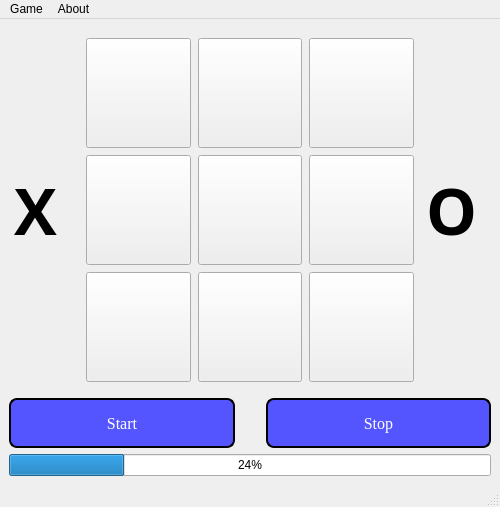
<?xml version="1.0" encoding="UTF-8"?>
<ui version="4.0">
 <class>MainWindow</class>
 <widget class="QMainWindow" name="MainWindow">
  <property name="geometry">
   <rect>
    <x>0</x>
    <y>0</y>
    <width>500</width>
    <height>507</height>
   </rect>
  </property>
  <property name="minimumSize">
   <size>
    <width>500</width>
    <height>500</height>
   </size>
  </property>
  <property name="maximumSize">
   <size>
    <width>1000</width>
    <height>1000</height>
   </size>
  </property>
  <property name="windowTitle">
   <string>MainWindow</string>
  </property>
  <widget class="QWidget" name="centralwidget">
   <layout class="QVBoxLayout" name="verticalLayout_3">
    <item>
     <layout class="QHBoxLayout" name="horizontalLayout_5">
      <property name="spacing">
       <number>7</number>
      </property>
      <property name="leftMargin">
       <number>5</number>
      </property>
      <property name="topMargin">
       <number>5</number>
      </property>
      <property name="rightMargin">
       <number>5</number>
      </property>
      <property name="bottomMargin">
       <number>5</number>
      </property>
      <item>
       <widget class="QLabel" name="lblLeftGamer">
        <property name="minimumSize">
         <size>
          <width>60</width>
          <height>200</height>
         </size>
        </property>
        <property name="maximumSize">
         <size>
          <width>80</width>
          <height>800</height>
         </size>
        </property>
        <property name="font">
         <font>
          <family>Script MT Bold</family>
          <pointsize>48</pointsize>
          <weight>75</weight>
          <bold>true</bold>
         </font>
        </property>
        <property name="text">
         <string>X</string>
        </property>
       </widget>
      </item>
      <item>
       <layout class="QVBoxLayout" name="verticalLayout">
        <property name="leftMargin">
         <number>5</number>
        </property>
        <property name="topMargin">
         <number>5</number>
        </property>
        <property name="rightMargin">
         <number>5</number>
        </property>
        <property name="bottomMargin">
         <number>5</number>
        </property>
        <item>
         <layout class="QHBoxLayout" name="horizontalLayout">
          <item>
           <widget class="QPushButton" name="btnOne">
            <property name="sizePolicy">
             <sizepolicy hsizetype="Preferred" vsizetype="Preferred">
              <horstretch>0</horstretch>
              <verstretch>0</verstretch>
             </sizepolicy>
            </property>
            <property name="minimumSize">
             <size>
              <width>80</width>
              <height>80</height>
             </size>
            </property>
            <property name="maximumSize">
             <size>
              <width>200</width>
              <height>200</height>
             </size>
            </property>
            <property name="font">
             <font>
              <family>Times New Roman</family>
              <pointsize>36</pointsize>
             </font>
            </property>
            <property name="text">
             <string/>
            </property>
           </widget>
          </item>
          <item>
           <widget class="QPushButton" name="btnTwo">
            <property name="sizePolicy">
             <sizepolicy hsizetype="Preferred" vsizetype="Preferred">
              <horstretch>0</horstretch>
              <verstretch>0</verstretch>
             </sizepolicy>
            </property>
            <property name="minimumSize">
             <size>
              <width>80</width>
              <height>80</height>
             </size>
            </property>
            <property name="maximumSize">
             <size>
              <width>200</width>
              <height>200</height>
             </size>
            </property>
            <property name="font">
             <font>
              <family>Times New Roman</family>
              <pointsize>36</pointsize>
             </font>
            </property>
            <property name="text">
             <string/>
            </property>
           </widget>
          </item>
          <item>
           <widget class="QPushButton" name="btnThree">
            <property name="sizePolicy">
             <sizepolicy hsizetype="Preferred" vsizetype="Preferred">
              <horstretch>0</horstretch>
              <verstretch>0</verstretch>
             </sizepolicy>
            </property>
            <property name="minimumSize">
             <size>
              <width>80</width>
              <height>80</height>
             </size>
            </property>
            <property name="maximumSize">
             <size>
              <width>200</width>
              <height>200</height>
             </size>
            </property>
            <property name="font">
             <font>
              <family>Times New Roman</family>
              <pointsize>36</pointsize>
             </font>
            </property>
            <property name="text">
             <string/>
            </property>
           </widget>
          </item>
         </layout>
        </item>
        <item>
         <layout class="QHBoxLayout" name="horizontalLayout_2">
          <item>
           <widget class="QPushButton" name="btnFour">
            <property name="sizePolicy">
             <sizepolicy hsizetype="Preferred" vsizetype="Preferred">
              <horstretch>0</horstretch>
              <verstretch>0</verstretch>
             </sizepolicy>
            </property>
            <property name="minimumSize">
             <size>
              <width>80</width>
              <height>80</height>
             </size>
            </property>
            <property name="maximumSize">
             <size>
              <width>200</width>
              <height>200</height>
             </size>
            </property>
            <property name="font">
             <font>
              <family>Times New Roman</family>
              <pointsize>36</pointsize>
             </font>
            </property>
            <property name="text">
             <string/>
            </property>
           </widget>
          </item>
          <item>
           <widget class="QPushButton" name="btnFive">
            <property name="sizePolicy">
             <sizepolicy hsizetype="Preferred" vsizetype="Preferred">
              <horstretch>0</horstretch>
              <verstretch>0</verstretch>
             </sizepolicy>
            </property>
            <property name="minimumSize">
             <size>
              <width>80</width>
              <height>80</height>
             </size>
            </property>
            <property name="maximumSize">
             <size>
              <width>200</width>
              <height>200</height>
             </size>
            </property>
            <property name="font">
             <font>
              <family>Times New Roman</family>
              <pointsize>36</pointsize>
             </font>
            </property>
            <property name="text">
             <string/>
            </property>
           </widget>
          </item>
          <item>
           <widget class="QPushButton" name="btnSix">
            <property name="sizePolicy">
             <sizepolicy hsizetype="Preferred" vsizetype="Preferred">
              <horstretch>0</horstretch>
              <verstretch>0</verstretch>
             </sizepolicy>
            </property>
            <property name="minimumSize">
             <size>
              <width>80</width>
              <height>80</height>
             </size>
            </property>
            <property name="maximumSize">
             <size>
              <width>200</width>
              <height>200</height>
             </size>
            </property>
            <property name="font">
             <font>
              <family>Times New Roman</family>
              <pointsize>36</pointsize>
             </font>
            </property>
            <property name="text">
             <string/>
            </property>
           </widget>
          </item>
         </layout>
        </item>
        <item>
         <layout class="QHBoxLayout" name="horizontalLayout_3">
          <item>
           <widget class="QPushButton" name="btnSeven">
            <property name="sizePolicy">
             <sizepolicy hsizetype="Preferred" vsizetype="Preferred">
              <horstretch>0</horstretch>
              <verstretch>0</verstretch>
             </sizepolicy>
            </property>
            <property name="minimumSize">
             <size>
              <width>80</width>
              <height>80</height>
             </size>
            </property>
            <property name="maximumSize">
             <size>
              <width>200</width>
              <height>200</height>
             </size>
            </property>
            <property name="font">
             <font>
              <family>Times New Roman</family>
              <pointsize>36</pointsize>
             </font>
            </property>
            <property name="text">
             <string/>
            </property>
           </widget>
          </item>
          <item>
           <widget class="QPushButton" name="btnEight">
            <property name="sizePolicy">
             <sizepolicy hsizetype="Preferred" vsizetype="Preferred">
              <horstretch>0</horstretch>
              <verstretch>0</verstretch>
             </sizepolicy>
            </property>
            <property name="minimumSize">
             <size>
              <width>80</width>
              <height>80</height>
             </size>
            </property>
            <property name="maximumSize">
             <size>
              <width>200</width>
              <height>200</height>
             </size>
            </property>
            <property name="font">
             <font>
              <family>Times New Roman</family>
              <pointsize>36</pointsize>
             </font>
            </property>
            <property name="text">
             <string/>
            </property>
           </widget>
          </item>
          <item>
           <widget class="QPushButton" name="btnNine">
            <property name="sizePolicy">
             <sizepolicy hsizetype="Preferred" vsizetype="Preferred">
              <horstretch>0</horstretch>
              <verstretch>0</verstretch>
             </sizepolicy>
            </property>
            <property name="minimumSize">
             <size>
              <width>80</width>
              <height>80</height>
             </size>
            </property>
            <property name="maximumSize">
             <size>
              <width>200</width>
              <height>200</height>
             </size>
            </property>
            <property name="font">
             <font>
              <family>Times New Roman</family>
              <pointsize>36</pointsize>
             </font>
            </property>
            <property name="text">
             <string/>
            </property>
           </widget>
          </item>
         </layout>
        </item>
       </layout>
      </item>
      <item>
       <widget class="QLabel" name="lblRightGamer">
        <property name="minimumSize">
         <size>
          <width>60</width>
          <height>200</height>
         </size>
        </property>
        <property name="maximumSize">
         <size>
          <width>80</width>
          <height>800</height>
         </size>
        </property>
        <property name="font">
         <font>
          <family>Script MT Bold</family>
          <pointsize>48</pointsize>
          <weight>75</weight>
          <bold>true</bold>
         </font>
        </property>
        <property name="text">
         <string>O</string>
        </property>
       </widget>
      </item>
     </layout>
    </item>
    <item>
     <layout class="QVBoxLayout" name="verticalLayout_2">
      <item>
       <layout class="QHBoxLayout" name="horizontalLayout_4">
        <item>
         <widget class="QPushButton" name="startBtn">
          <property name="minimumSize">
           <size>
            <width>120</width>
            <height>50</height>
           </size>
          </property>
          <property name="maximumSize">
           <size>
            <width>250</width>
            <height>50</height>
           </size>
          </property>
          <property name="font">
           <font>
            <family>Times New Roman</family>
            <pointsize>12</pointsize>
           </font>
          </property>
          <property name="styleSheet">
           <string notr="true">QPushButton
{
background-color: rgb(85, 85, 255);
	color: rgb(255, 255, 255);
  border:2px solid rgb(0, 0, 0);
border-radius:8px;
}
QPushButton:hover
{
background-color: rgb(255, 255, 255);
	color: rgb(85, 0, 255);
  border:2px solid rgb(0, 0, 0);
border-radius:12px;
}
</string>
          </property>
          <property name="text">
           <string>Start</string>
          </property>
         </widget>
        </item>
        <item>
         <spacer name="horizontalSpacer">
          <property name="orientation">
           <enum>Qt::Horizontal</enum>
          </property>
          <property name="sizeType">
           <enum>QSizePolicy::Fixed</enum>
          </property>
          <property name="sizeHint" stdset="0">
           <size>
            <width>25</width>
            <height>20</height>
           </size>
          </property>
         </spacer>
        </item>
        <item>
         <widget class="QPushButton" name="stopBtn">
          <property name="minimumSize">
           <size>
            <width>120</width>
            <height>50</height>
           </size>
          </property>
          <property name="maximumSize">
           <size>
            <width>250</width>
            <height>50</height>
           </size>
          </property>
          <property name="font">
           <font>
            <family>Times New Roman</family>
            <pointsize>12</pointsize>
           </font>
          </property>
          <property name="styleSheet">
           <string notr="true">QPushButton
{
background-color: rgb(85, 85, 255);
	color: rgb(255, 255, 255);
  border:2px solid rgb(0, 0, 0);
border-radius:8px;
}
QPushButton:hover
{
background-color: rgb(255, 255, 255);
	color: rgb(85, 0, 255);
  border:2px solid rgb(0, 0, 0);
border-radius:12px;
}
</string>
          </property>
          <property name="text">
           <string>Stop</string>
          </property>
         </widget>
        </item>
       </layout>
      </item>
      <item>
       <widget class="QProgressBar" name="timeBar">
        <property name="value">
         <number>24</number>
        </property>
       </widget>
      </item>
     </layout>
    </item>
   </layout>
  </widget>
  <widget class="QMenuBar" name="menubar">
   <property name="geometry">
    <rect>
     <x>0</x>
     <y>0</y>
     <width>500</width>
     <height>26</height>
    </rect>
   </property>
   <widget class="QMenu" name="menuGame">
    <property name="title">
     <string>Game</string>
    </property>
    <addaction name="actionLow"/>
    <addaction name="actionMeduim"/>
    <addaction name="actionHigh"/>
    <addaction name="actionE_xit"/>
   </widget>
   <widget class="QMenu" name="menuAbout">
    <property name="title">
     <string>About</string>
    </property>
    <addaction name="actionAbout_us"/>
   </widget>
   <addaction name="menuGame"/>
   <addaction name="menuAbout"/>
  </widget>
  <widget class="QStatusBar" name="statusbar"/>
  <action name="actionLow">
   <property name="text">
    <string>Low</string>
   </property>
  </action>
  <action name="actionMeduim">
   <property name="text">
    <string>Meduim</string>
   </property>
  </action>
  <action name="actionHigh">
   <property name="text">
    <string>High</string>
   </property>
  </action>
  <action name="actionE_xit">
   <property name="text">
    <string>E&amp;xit</string>
   </property>
  </action>
  <action name="actionAbout_us">
   <property name="text">
    <string>About us</string>
   </property>
  </action>
 </widget>
 <resources/>
 <connections/>
</ui>
